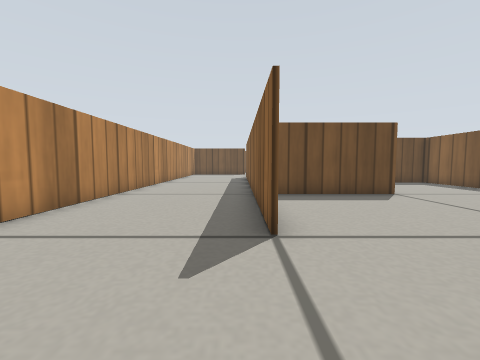
view 1 (above)

23 first-person views from a walk through a robot-simulator world made for Gazebo. The camera is 0.22 m above the floor, tilts 4° down and sees 90° across. The floor is counted in squares, 0.2 m on a side. Each view is taken from the middle of a square. On the plan, view 1 faces up. The plan holds only what a view shows up to about 11 squares ahead; the rest is blank. Gazebo's built-in surfaces are drawn with simple patterns.

view 2
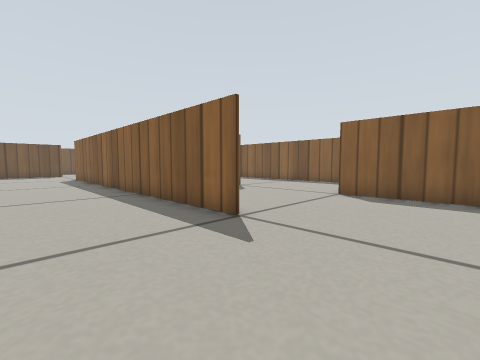

view 3
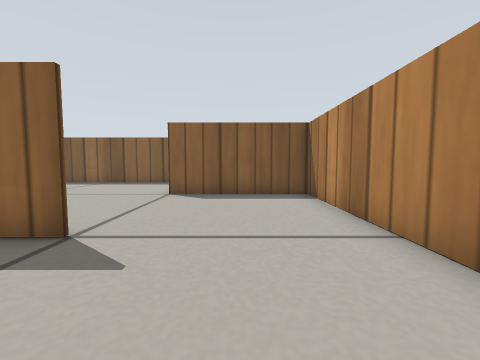

view 4
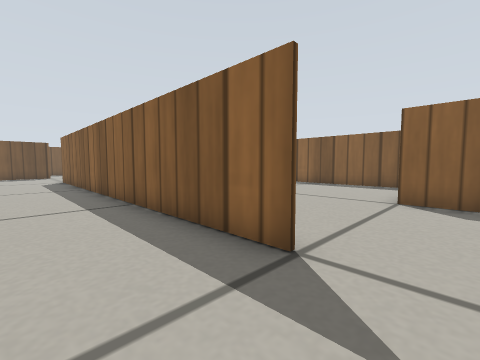

view 5
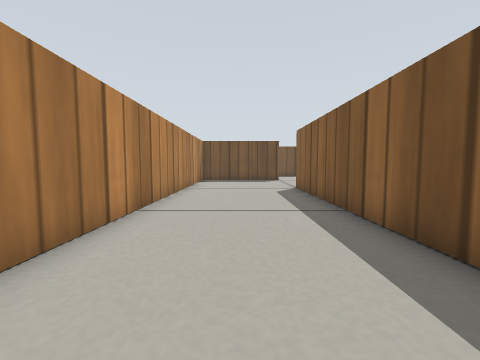

view 6
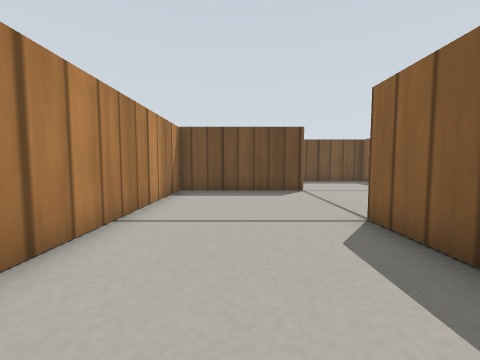

view 7
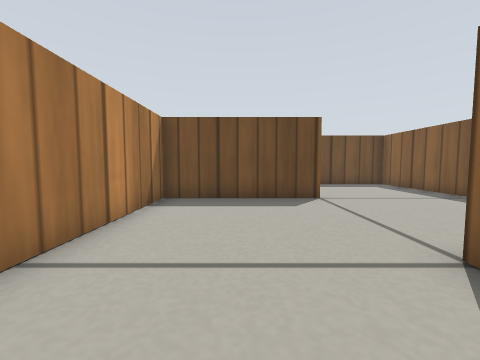

view 8
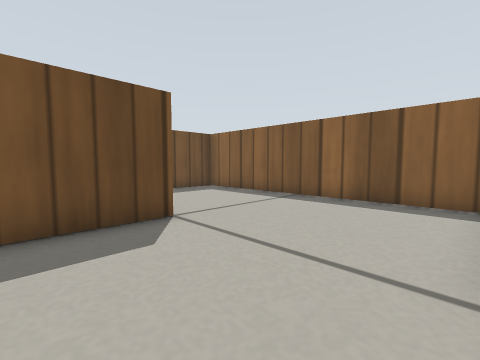

view 9
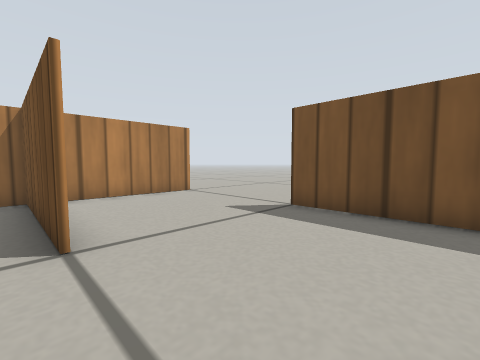

view 10
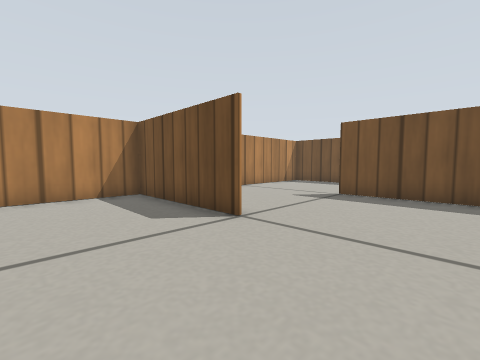

view 11
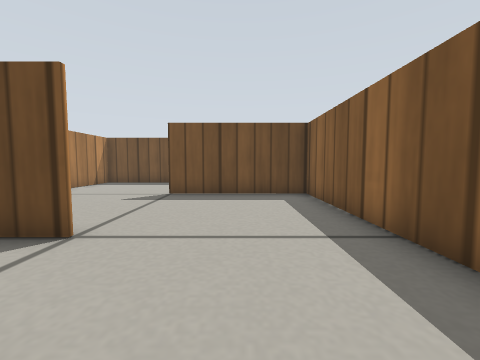

view 12
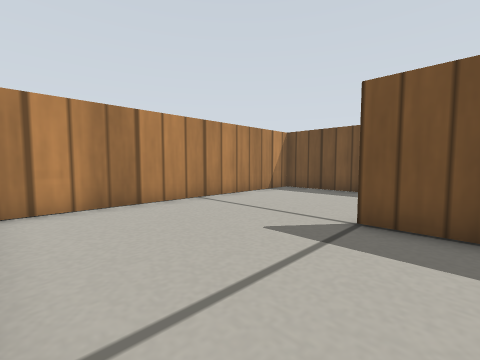

view 13
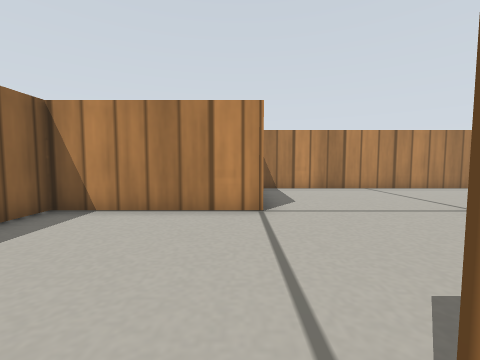

view 14
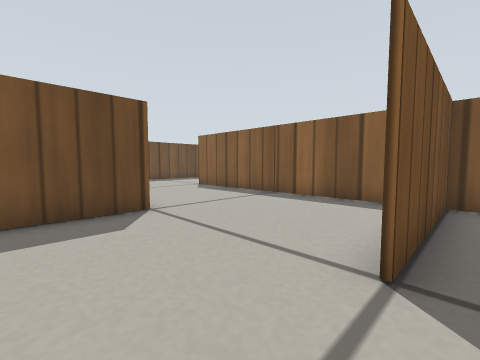

view 15
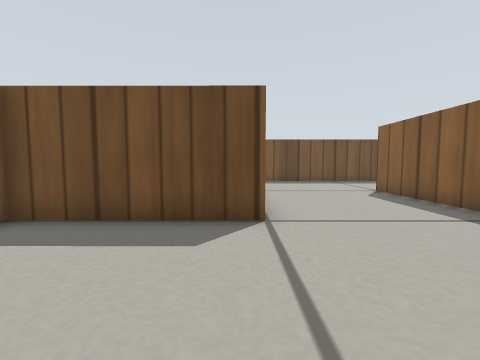

view 16
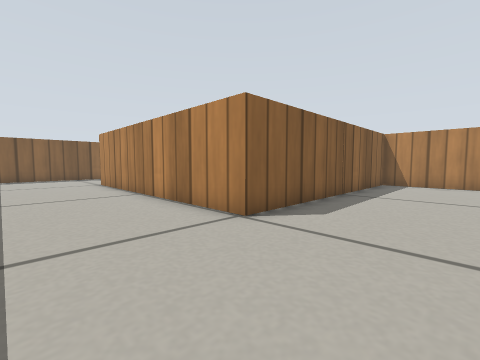

view 17
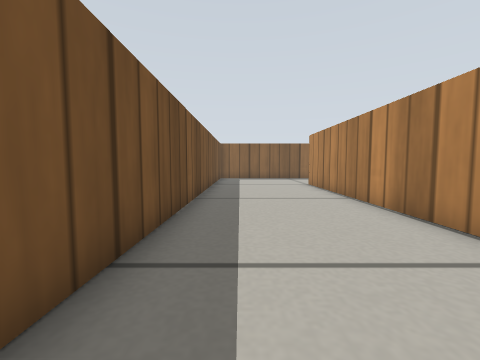

view 18
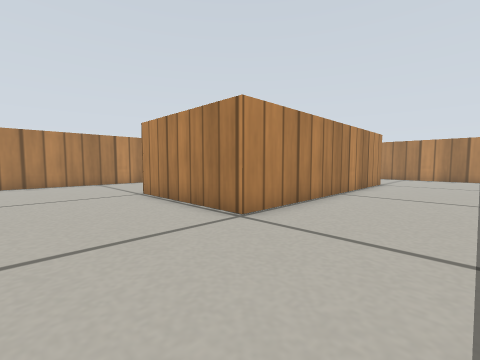

view 19
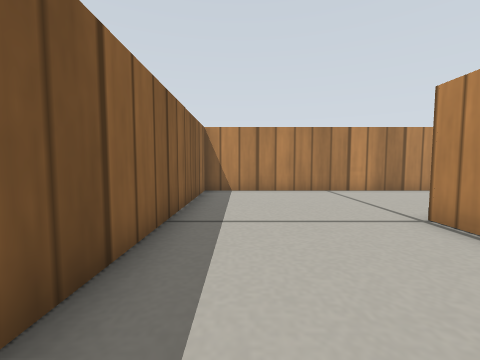

view 20
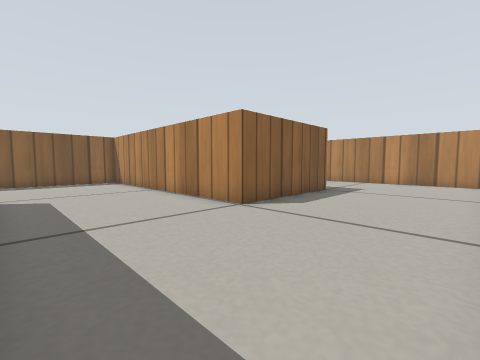

view 21
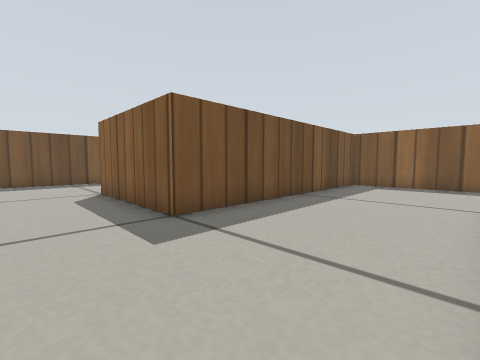

view 22
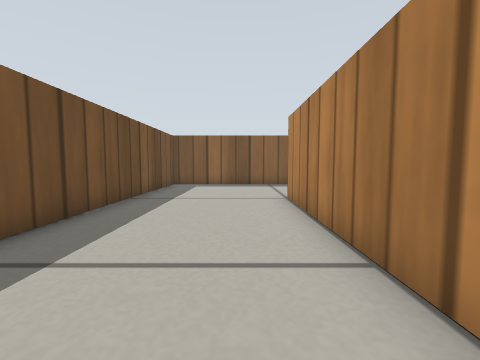

view 23
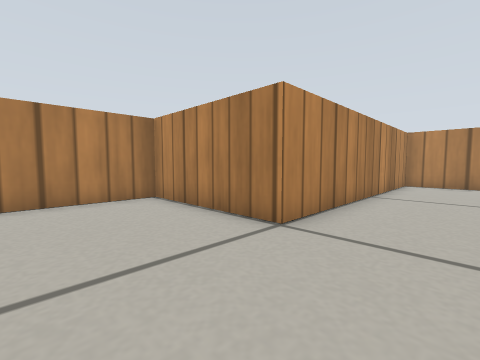

### Floor plan
Ten units are one square. View 1 is at (0, 0); x grows to the right and y downward. Boxes are objects, and circles mark ways between rooms. Rooms are numbered by the first view taken in them; rooms with no view inside come last. Other rooms are left out.
<svg viewBox="-49 -289 308 308">
<path fill="none" stroke="#000" d="M5 -35 5 -186M-40 14 5 14M6 -235 -44 -235 -44 -42M44 -284 5 -284M55 -224 55 -274M-44 -275 -44 -242M55 -84 6 -84 6 -49M104 -35 104 -52M5 14 55 14 55 -35 100 -35M6 -146 6 -89M105 -135 54 -135M104 -72 104 -141M143 -185 129 -185M104 -141 104 -235 204 -235 204 -184M69 -136 94 -136M55 -185 6 -185 6 -146M105 -61 105 -38M242 -84 155 -84 155 -134 254 -134 254 -218M190 -284 92 -284M100 -35 204 -35 204 14 241 14M254 -39 254 -72M55 -189 55 -224"/>
<circle cx="0" cy="-15" r="3" fill="#2a7"/>
<circle cx="0" cy="-210" r="3" fill="#2a7"/>
<circle cx="25" cy="-230" r="3" fill="#2a7"/>
<circle cx="75" cy="-80" r="3" fill="#2a7"/>
<circle cx="30" cy="-140" r="3" fill="#2a7"/>
<text x="-20" y="-110">1</text>
<text x="10" y="-250">2</text>
<text x="40" y="-40">3</text>
<text x="50" y="-110">4</text>
<text x="150" y="-160">5</text>
<text x="20" y="-210">6</text>
</svg>
Room 1 opens to room 3. Room 1 opens to room 6. Room 2 opens to room 6. Room 3 opens to room 4. Room 4 opens to room 5.

Where each view was taken, in squares from view 1:
view 1: 0 up, 0 right, facing up
view 2: 0 up, 3 left, facing up-right
view 3: 1 up, 3 left, facing right
view 4: 2 up, 2 left, facing up-right
view 5: 8 up, 2 left, facing up
view 6: 14 up, 2 left, facing up
view 7: 16 up, 2 left, facing up
view 8: 19 up, 2 left, facing up-right
view 9: 23 up, 4 right, facing up-left
view 10: 5 up, 9 right, facing up-left
view 11: 5 up, 8 right, facing up
view 12: 9 up, 7 right, facing up-left
view 13: 9 up, 6 right, facing down
view 14: 13 up, 3 right, facing up-right
view 15: 14 up, 5 right, facing up
view 16: 27 up, 7 right, facing down-right
view 17: 27 up, 8 right, facing right
view 18: 27 up, 24 right, facing down-left
view 19: 23 up, 24 right, facing down
view 20: 18 up, 11 right, facing down-right
view 21: 4 up, 13 right, facing up-right
view 22: 5 up, 13 right, facing right
view 23: 6 up, 24 right, facing down-left
